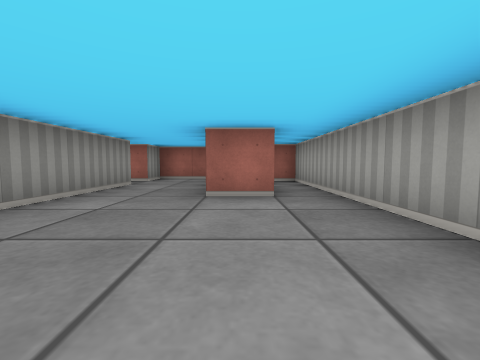
view 1 (above)

24 first-person views from a walk through a cub3D level. The camera is about half as high as the walls, tilts 4° down and sees 90° across. The floor is counted in squares. Each view is taken from the middle of a square. On the plan, view 1 faces up. The plan holds only what a view shows up to about 9 squares ahead; the rest is blank.

view 2
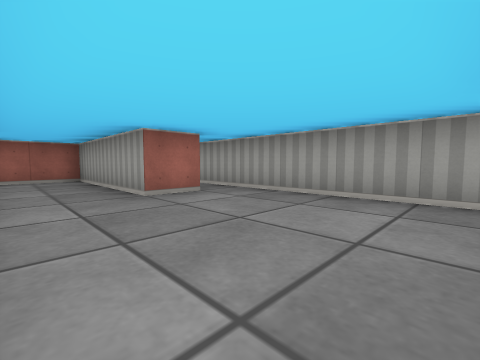

view 3
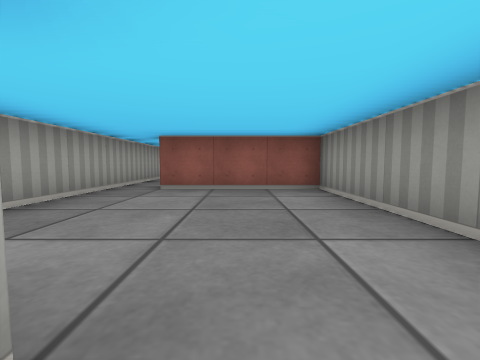

view 4
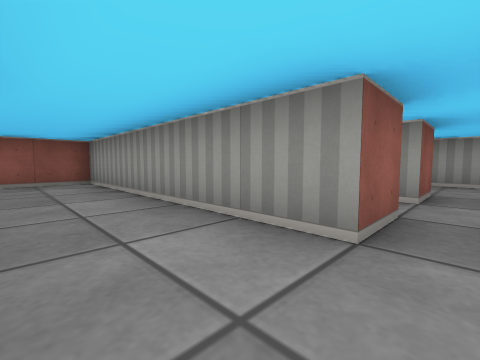

view 5
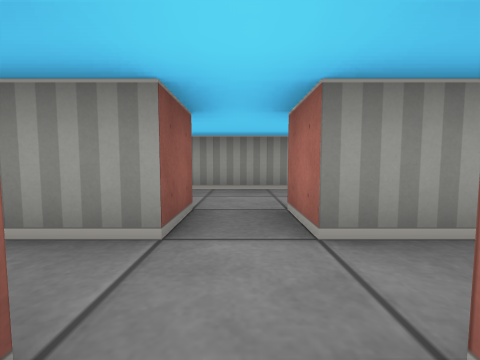

view 6
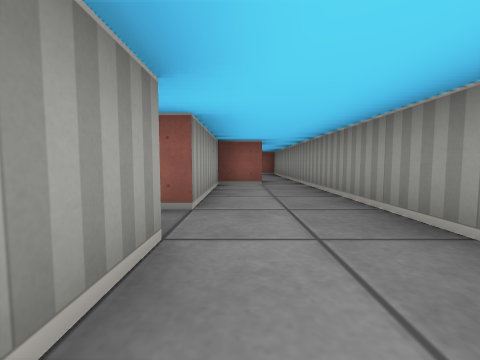

view 7
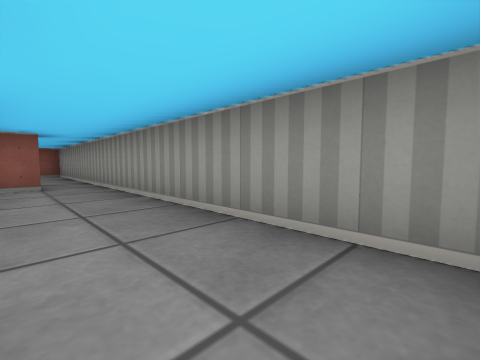

view 8
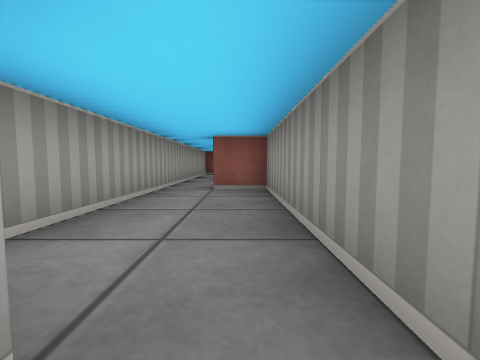

view 9
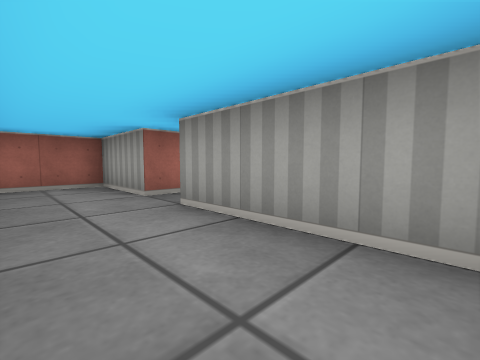

view 10
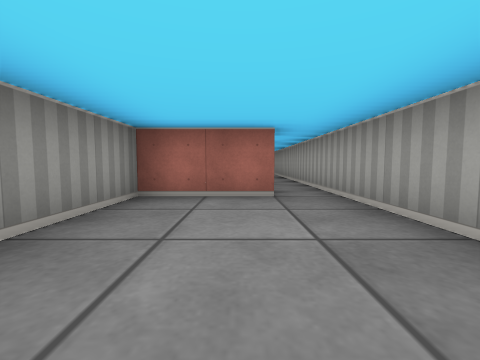

view 11
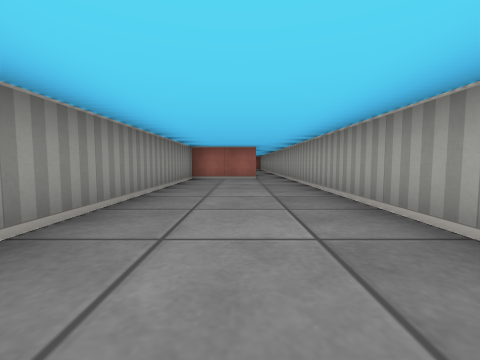

view 12
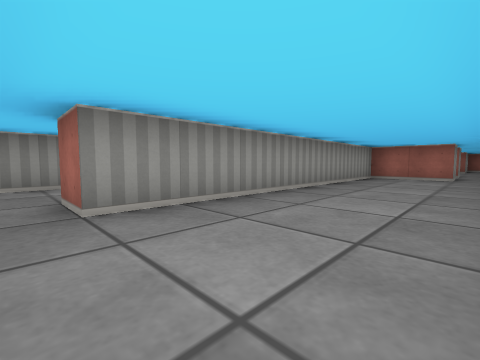

view 13
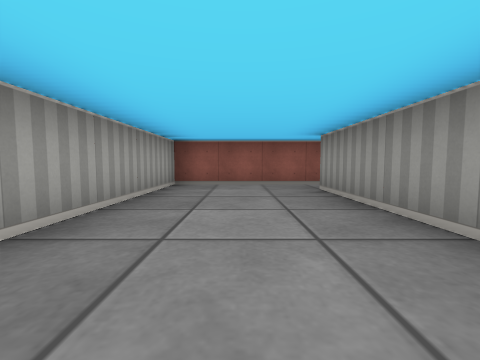

view 14
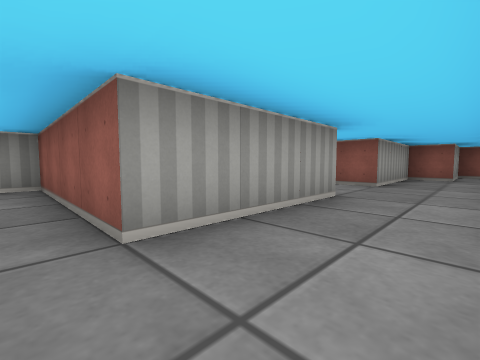

view 15
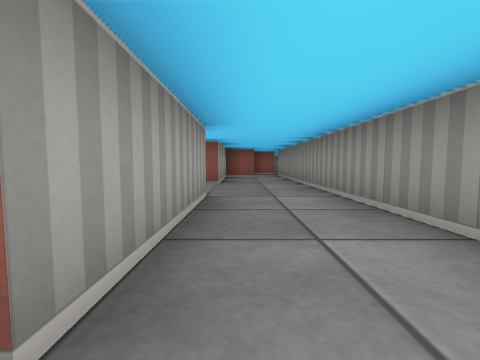

view 16
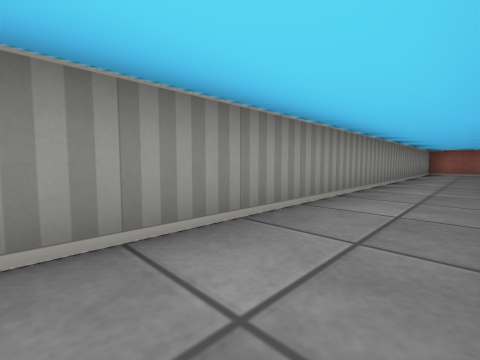

view 17
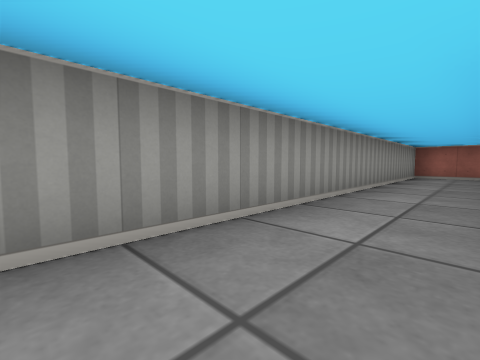

view 18
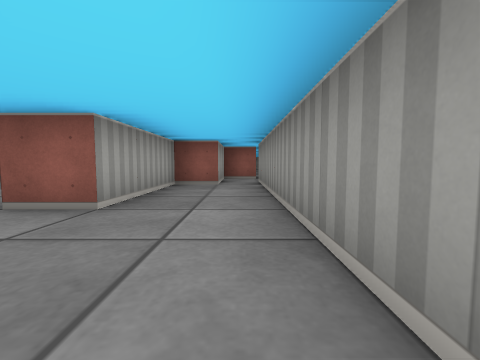

view 19
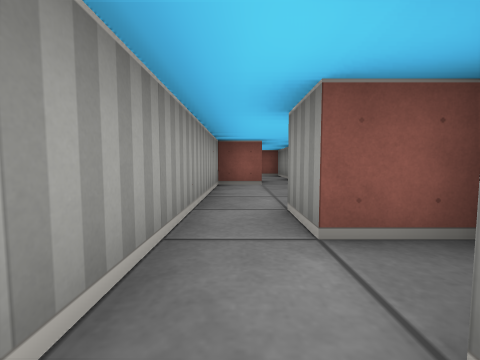

view 20
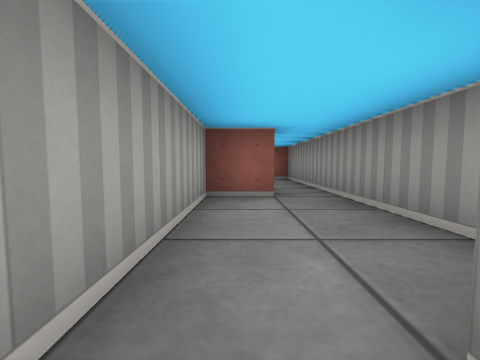

view 21
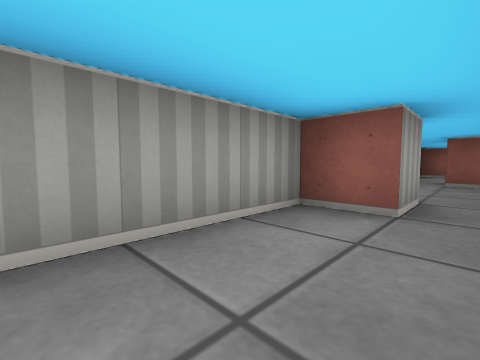

view 22
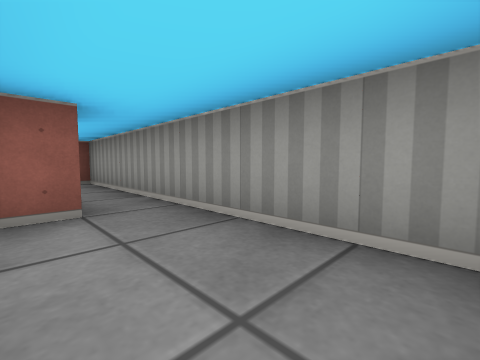

view 23
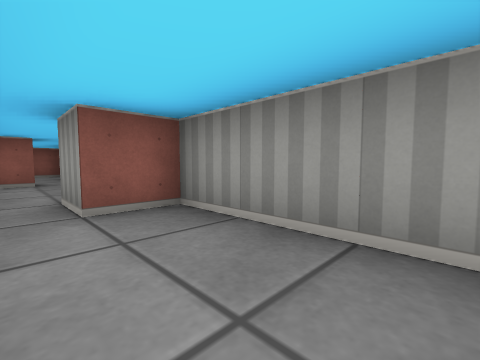

view 24
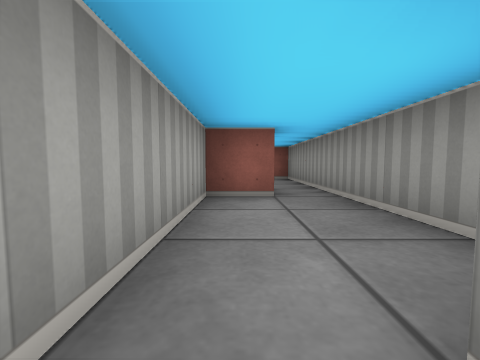

### Floor plan
Points are (right, up) in squares from view 1. A wall is a line through its corners. A room is listed if a view was taken in it or the views show most of it. See-through windows are left out.
Room 1 (views 1, 2, 3)
walls: (0.6, 3.5) (-0.5, 3.5) (-0.5, 5.5); (1.5, -1.5) (1.5, 6.5) (0.9, 6.5); (-2.5, 5.5) (-2.5, -0.5) (0.5, -0.5)
ways out: opening at (-1.5, 4.5) to room 2; opening at (1, -1)
Room 2 (views 4, 5)
walls: (-0.5, 5.5) (-0.5, 7.5) (-2.5, 7.5) (-2.5, 6.5) (-3.5, 6.5); (-3.6, 5.5) (-2.5, 5.5)
ways out: opening at (-1.5, 4.5) to room 1; opening at (-3, 6)
Room 3 (views 6, 7, 8, 9)
walls: (-5.5, 6.5) (-5.5, 8.5) (-7.1, 8.5); (-6.6, 2.5) (-5.5, 2.5) (-5.5, 5.5); (-7.5, 8.1) (-7.5, 1.4)
ways out: opening at (-7, 2) to room 6; opening at (-5, 6)
Room 4 (views 10, 11, 12, 13)
walls: (-2.5, -12.5) (1.5, -12.5) (1.5, -2.5); (0.5, -2.5) (0.5, -3.5) (-1.5, -3.5) (-1.5, -11.5) (-2.5, -11.5)
ways out: opening at (-2, -12) to room 5; opening at (1, -3)
Room 5 (views 14, 15, 16, 17, 18)
walls: (-2.5, -15.6) (-2.5, -12.5); (-3, -3.5) (-4.5, -3.5) (-4.5, -21.4); (-3.5, -21.5) (-3.5, -20.5) (-2.5, -20.5) (-2.5, -17.5)
ways out: opening at (-2, -12) to room 4; opening at (-4, -21); opening at (-2, -16.5)
Room 6 (view 19)
walls: (-5.5, -3.5) (-5.5, 0.5); (-7.5, 1.4) (-7.5, -2.5) (-6.5, -2.5)
ways out: opening at (-7, 2) to room 3; opening at (-6, -3) to room 7
Room 7 (views 20, 21, 22)
walls: (-7.5, -5.9) (-7.5, -9.6); (-7.6, -4.5) (-6.5, -4.5) (-6.5, -5.5); (-6.5, -9.5) (-6.5, -8.5) (-5.5, -8.5) (-5.5, -3.5)
ways out: opening at (-6, -3) to room 6; opening at (-7, -9) to room 8
Room 8 (views 23, 24)
walls: (-7.5, -9.6) (-7.5, -12.5) (-6.5, -12.5) (-6.5, -13.5)
ways out: opening at (-7, -9) to room 7; opening at (-6, -13) to room 9
Room 9 (no view inside)
walls: (-7.5, -14.5) (-7.5, -17.5); (-6.6, -16.5) (-5.5, -16.5) (-5.5, -13.4)
ways out: opening at (-6, -13) to room 8; opening at (-7, -17)

Positions as (right, up) in squares from view 1, and headings:
1: (0, 0), facing up
2: (-2, 0), facing up-right
3: (-1, 4), facing down
4: (-1, 6), facing down-left
5: (-3, 6), facing left
6: (-6, 8), facing down
7: (-6, 8), facing down-left
8: (-7, 2), facing down
9: (-7, 3), facing up-right
10: (0, -7), facing up
11: (0, -11), facing up
12: (1, -12), facing up-left
13: (0, -7), facing down
14: (-4, -12), facing down-right
15: (-3, -12), facing down
16: (-3, -16), facing up-left
17: (-3, -13), facing up-left
18: (-4, -15), facing down
19: (-6, -3), facing down
20: (-6, -5), facing down
21: (-7, -6), facing down-right
22: (-6, -6), facing down-left
23: (-6, -10), facing down-left
24: (-6, -13), facing down
